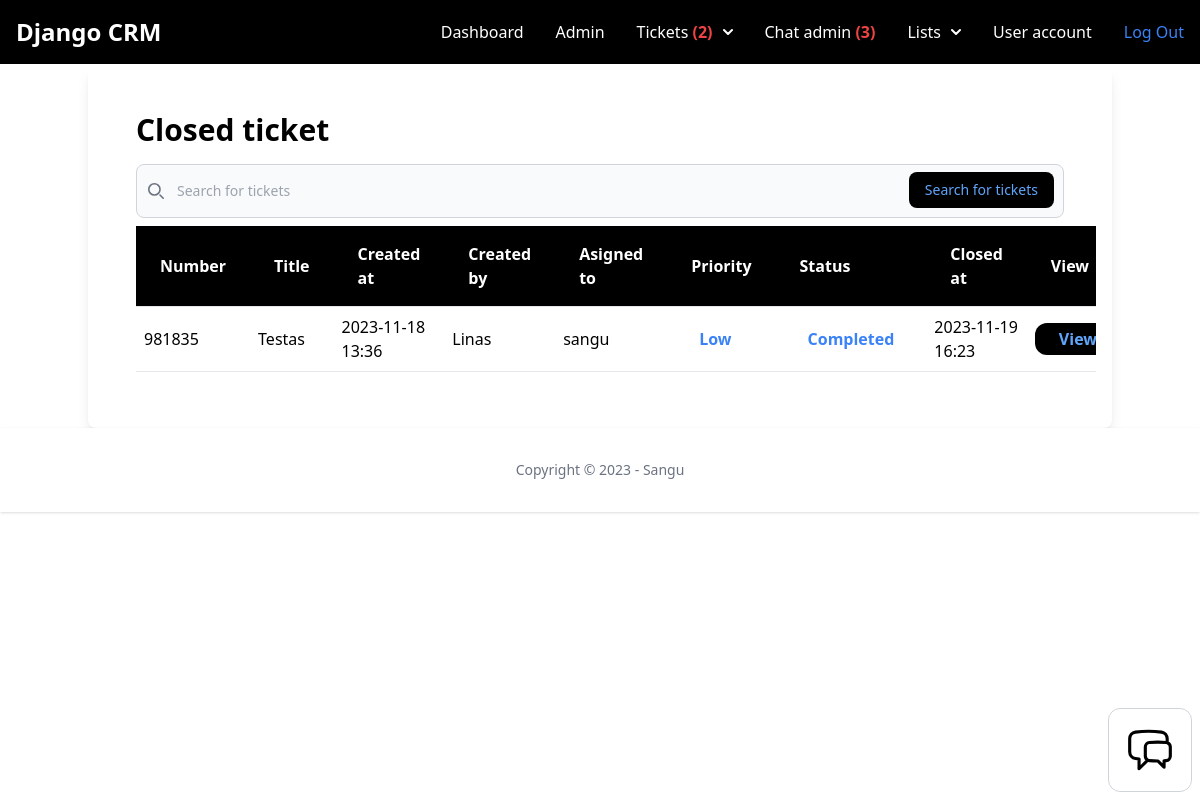
Page /dashboard/tickets/resolved/ (signed in) on the earlier database version.
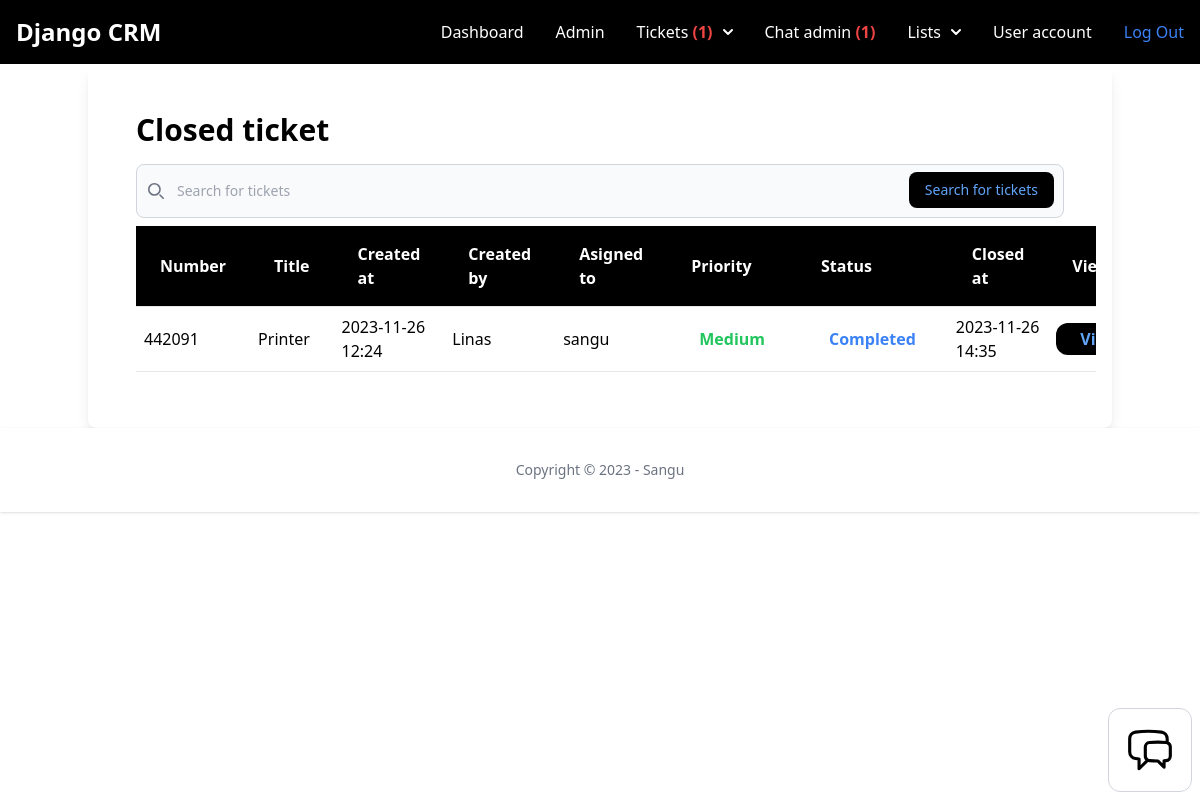
Same page on the later database version.
### ticket/models.py (models this page shows, shortened)
class Ticket(models.Model):
    ACTIVE = 'active'
    COMPLETED = 'completed'
    PENDING = 'pending'
    CHOICES_STATUS = (
        (ACTIVE, 'Active'),
        (COMPLETED, 'Completed'),
        (PENDING, 'Pending'),
    )
    LOW = 'low'
    MEDIUM = 'medium'
    HIGH = 'high'
    CHOICES_PRIORITY = (
        (LOW, 'Low'),
        (MEDIUM, 'Medium'),
        (HIGH, 'High'),
    )
    ticket_number = models.CharField(max_length=15, unique=True)
    title = models.CharField(max_length=100)
    description = models.TextField(blank=True, null=True)
    created_by = models.ForeignKey(User, related_name='tickets', on_delete=models.CASCADE)
    created_at = models.DateTimeField(auto_now_add=True)
    modified_at = models.DateTimeField(auto_now=True)
    assign_to = models.ForeignKey(User, on_delete=models.DO_NOTHING, null=True, blank=True)
    is_resolved = models.BooleanField(default=False)
    accepted_at = models.DateTimeField(null=True, blank=True)
    closed_at = models.DateTimeField(null=True, blank=True)
    status = models.CharField(max_length=15, choices=CHOICES_STATUS, default=PENDING)
    priority = models.CharField(max_length=15, choices=CHOICES_PRIORITY, default=MEDIUM)
    solution = models.TextField(blank=True, null=True)
    class Meta:
        ordering = ['-created_at', 'priority', 'ticket_number']

### user/models.py (models this page shows)
class User(AbstractUser):
    phone = models.TextField(blank=True, null=True)
    is_customer = models.BooleanField(default=True)
    is_manager = models.BooleanField(default=False)

### ticket/views.py (the view)
# urls.py: path('resolved/', views.tickets_resolved, name='resolved'),
@login_required
def tickets_resolved(request):
    if request.user.is_manager:
        tickets = Ticket.objects.filter(is_resolved=True)
        return render(request, 'ticket/tickets_resolved.html', {
            'tickets': tickets
        })
    else:
        messages.error(request, 'You have no access to the page')
        return redirect('dashboard:index')

### chat/context_processors.py (called while the page is built)
def chat_waiting(request):
    waiting_chat = Room.objects.filter(status='waiting')
    return {'waiting_chat': waiting_chat}

### team/context_processors.py (called while the page is built)
def active_team(request):
    if request.user.is_authenticated:
        if request.user.userprofile.active_team:
            active_team = request.user.userprofile.active_team
        else:
            active_team = Team.objects.filter(created_by=request.user)[0]
    else:
        active_team = None
    return {'active_team': active_team}

### ticket/context_processors.py (called while the page is built)
def pending_tickets(request):
    pending_tickets = 0
    if request.user.is_authenticated:
        if request.user.is_manager:
            pending_tickets = Ticket.objects.filter(status='pending')
        else:
            pending_tickets = pending_tickets
    else:
        pending_tickets = pending_tickets
    return {'pending_tickets': pending_tickets}

def workspace_tickets(request):
    if request.user.is_authenticated:
        workspace_tickets = Ticket.objects.filter(assign_to=request.user, is_resolved=False)
    else:
        workspace_tickets = 0
    return {'workspace_tickets': workspace_tickets}

### ticket/templates/ticket/tickets_resolved.html (shortened to what the changed rows need)
{% extends 'app/base.html'  %}
{% block content %}
<div class="container mx-auto shadow-lg rounded-lg py-6 px-6">
    <div class="py-6 px-6">
        <h1 class="mb-4 font-semibold text-3xl">Closed ticket</h1>
        {% if tickets %}
        <div class="flex flex-col">
            <div class="overflow-x-auto sm:-mx-6 lg:-mx-8">
                <div class="inline-block min-w-full py-2 sm:px-6 lg:px-8">
                    <div class="overflow-hidden">
                        <table class="table-auto text-left w-full">
                            <thead class="border-b bg-black font-semibold text-white dark:border-neutral-500">
                                <tr>
                                    <th scope="col" class="px-6 py-4">Number</th>
                                    <th scope="col" class="px-6 py-4">Title</th>
                                    <th scope="col" class="px-6 py-4">Created at</th>
                                    <th scope="col" class="px-6 py-4">Created by</th>
                                    <th scope="col" class="px-6 py-4">Asigned to</th>
                                    <th scope="col" class="px-6 py-4">Priority</th>
                                    <th scope="col" class="px-6 py-4">Status</th>
                                    <th scope="col" class="px-6 py-4">Closed at</th>
                                    <th scope="col" class="px-6 py-4">View</th>
                                </tr>
                            </thead>
                            <tbody>
                                {% for ticket in tickets %}
                                <tr class="border-b dark:border-neutral-500 {% cycle 'bg-white' 'bg-gray-100' %}">
                                    <td class="py-2 px-2">{{ ticket.ticket_number }}</td>
                                    <td class="py-2 px-2">{{ ticket.title }}</td>
                                    <td class="py-2 px-2">{{ ticket.created_at|date:"Y-m-d H:i" }}</td>
                                    <td class="py-2 px-2">{{ ticket.created_by }}</td>
                                    <td class="py-2 px-2">{{ ticket.assign_to }}</td>
                                    <td class="px-2">
                                        {% if ticket.priority == 'low' %}
                                        <span class="inline-block py-1 px-6 font-semibold text-blue-500 text-center">{{ ticket.get_priority_display }}</span>
                                        {% elif ticket.priority == 'medium' %}
                                        <span class="inline-block py-1 px-6 font-semibold text-green-500 text-center">{{ ticket.get_priority_display }}</span>
                                        {% elif ticket.priority == 'high' %}
                                        <span class="inline-block py-1 px-6 font-semibold text-red-500 text-center">{{ ticket.get_priority_display }}</span>
                                        {% endif %}
                                    </td>
                                    <td class="py-2 px-2">
                                        {% if ticket.status == 'active' %}
                                        <span class="inline-block py-1 px-6 font-semibold text-green-500 text-center">{{ ticket.get_status_display }}</span>
                                        {% elif ticket.status == 'completed' %}
                                        <span class="inline-block py-1 px-6 font-semibold text-blue-500 text-center">{{ ticket.get_status_display }}</span>
                                        {% elif ticket.status == 'pending' %}
                                        <span class="inline-block py-1 px-6 font-semibold text-red-500 text-center">{{ ticket.get_status_display }}</span>
                                        {% endif %}
                                    </td>
                                    <td class="py-2 px-2">{{ ticket.closed_at|date:"Y-m-d H:i" }}</td>
                                    <td class="py-2 px-2"><a href="{% url 'tickets:detail' ticket.id %}" class="inline-block text-center py-1 px-6 bg-black rounded-xl font-semibold text-blue-400">View</a></td>
                                </tr>
                                {% endfor %}
                            </tbody>
                        </table>
                    </div>
                </div>
            </div>
        </div>
        {% else %}
        <p class="mt-6 px-2">There are no tickets in the database yet...</p>
        {% endif %}
    </div>
</div>
    {% endblock %}

Differences in the rows shown:
removed Ticket: ticket_number "981835", title "Testas", created_at "2023-11-18 13:36", created_by "Linas", assign_to "sangu", priority "Low", status "Completed", closed_at "2023-11-19 16:23"
added Ticket: ticket_number "442091", title "Printer", created_at "2023-11-26 12:24", created_by "Linas", assign_to "sangu", priority "Medium", status "Completed", closed_at "2023-11-26 14:35"
Other differences:
{{ pending_tickets.count }}: "2" → "1"
{{ waiting_chat.count }}: "3" → "1"
